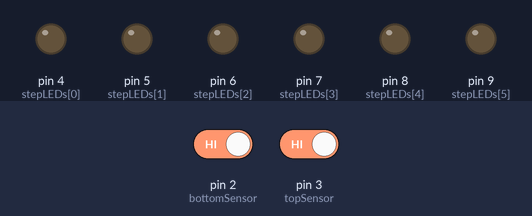
This sketch was run on a simulated Arduino Uno, built with avr-gcc and run on an emulated ATmega328P. On the bench: output pins drawn as LEDs (lit = HIGH). The test bench sets the inputs (shaded band); at power-on: pin 2 (bottomSensor) HIGH, pin 3 (topSensor) HIGH.

Above: at 1.2 s.
1.3 s: pin 2 (bottomSensor) driven LOW
At 3.0 s:
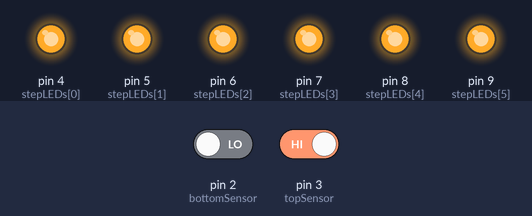
7.3 s: pin 2 (bottomSensor) driven HIGH
At 8.2 s:
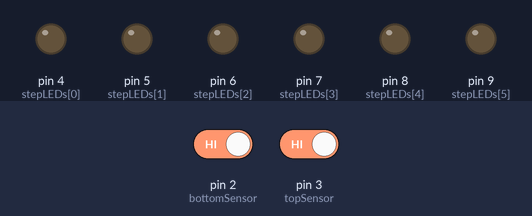
8.8 s: pin 3 (topSensor) driven LOW
At 8.95 s:
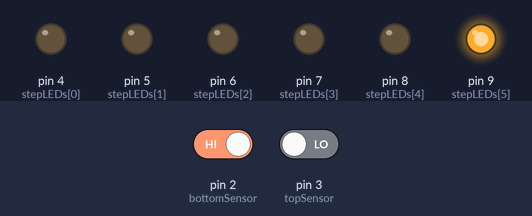
Timing chart, 0 to 17.8 s (numbered marks = the images above; inputs shaded):
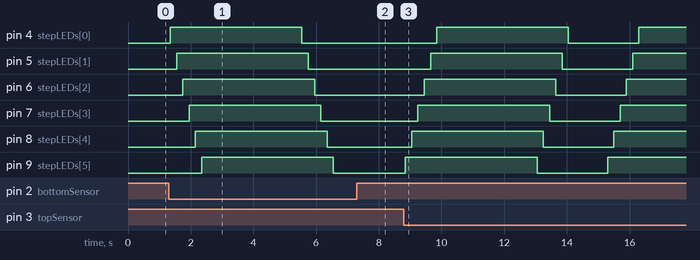

The sketch:

main.ino
```cpp
// =====================================
// Staircase Light using 2 IR Sensors
// BOTH Sensors Working
// 6 LEDs
// =====================================

// LED Pins
const int stepLEDs[6] = {4, 5, 6, 7, 8, 9};

// Sensors
const int bottomSensor = 2;
const int topSensor = 3;

void setup() {

  // LED setup
  for (int i = 0; i < 6; i++) {
    pinMode(stepLEDs[i], OUTPUT);
    digitalWrite(stepLEDs[i], LOW);
  }

  // Sensor setup
  pinMode(bottomSensor, INPUT_PULLUP);
  pinMode(topSensor, INPUT_PULLUP);
}

// =====================================
// BOTTOM → TOP
// =====================================
void runUp() {

  // LEDs ON
  for (int i = 0; i < 6; i++) {
    digitalWrite(stepLEDs[i], HIGH);
    delay(200);
  }

  delay(3000);

  // LEDs OFF
  for (int i = 0; i < 6; i++) {
    digitalWrite(stepLEDs[i], LOW);
    delay(200);
  }
}

// =====================================
// TOP → BOTTOM
// =====================================
void runDown() {

  // LEDs ON reverse
  for (int i = 5; i >= 0; i--) {
    digitalWrite(stepLEDs[i], HIGH);
    delay(200);
  }

  delay(3000);

  // LEDs OFF reverse
  for (int i = 5; i >= 0; i--) {
    digitalWrite(stepLEDs[i], LOW);
    delay(200);
  }
}

// =====================================
// MAIN LOOP
// =====================================
void loop() {

  // Bottom sensor triggered
  if (digitalRead(bottomSensor) == LOW) {

    delay(50);

    if (digitalRead(bottomSensor) == LOW) {

      runUp();

      delay(1000);
    }
  }

  // Top sensor triggered
  if (digitalRead(topSensor) == LOW) {

    delay(50);

    if (digitalRead(topSensor) == LOW) {

      runDown();

      delay(1000);
    }
  }
}
```

Measured:
- after the input at 1.3 s, pin 4 (stepLEDs[0]): LOW → HIGH after 0.05 s, → LOW 4.2 s later; pin 5 (stepLEDs[1]): LOW → HIGH after 0.25 s, → LOW 4.2 s later; pin 6 (stepLEDs[2]): LOW → HIGH after 0.45 s, → LOW 4.2 s later; pin 7 (stepLEDs[3]): LOW → HIGH after 0.65 s, → LOW 4.2 s later; pin 8 (stepLEDs[4]): LOW → HIGH after 0.85 s, → LOW 4.2 s later
- after the input at 7.3 s, pin 4 (stepLEDs[0]): stays LOW (without the input it goes to HIGH after 0.50 s); pin 5 (stepLEDs[1]): stays LOW (without the input it goes to HIGH after 0.70 s)
- after the input at 8.8 s, pin 4 (stepLEDs[0]): LOW → HIGH after 1.1 s, → LOW 4.2 s later, → HIGH 2.3 s later; pin 5 (stepLEDs[1]): LOW → HIGH after 0.85 s, → LOW 4.2 s later, → HIGH 2.3 s later
